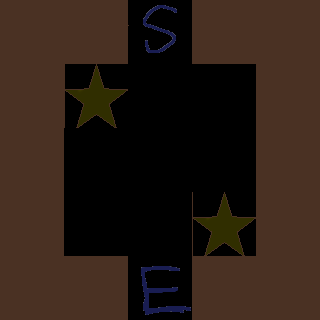

A 2D game scene composited from a Tiled map and its tileset images. What follows is a short description and the map's XML, with every tile layer's data as written:
An orthogonal 5x5 tile map with 64x64 px tiles, 2 tile layers (Tile Layer 1, Objects), 2 tilesets.

<map version="1.0" orientation="orthogonal" renderorder="right-down" width="5" height="5" tilewidth="64" tileheight="64" nextobjectid="1">
 <tileset firstgid="1" name="SinglePipeTileset" tilewidth="64" tileheight="64" tilecount="16" columns="4">
  <image source="SinglePipeTileset.png" width="256" height="256" />
 </tileset>
 <tileset firstgid="17" name="ObjectsTileSet" tilewidth="64" tileheight="64" tilecount="16" columns="4">
  <image source="ObjectsTileSet.png" width="256" height="256" />
 </tileset>
 <layer name="Tile Layer 1" width="5" height="5">
  <data>
   <tile gid="0" />
   <tile gid="0" />
   <tile gid="9" />
   <tile gid="0" />
   <tile gid="0" />
   <tile gid="0" />
   <tile gid="4" />
   <tile gid="14" />
   <tile gid="8" />
   <tile gid="0" />
   <tile gid="0" />
   <tile gid="7" />
   <tile gid="15" />
   <tile gid="12" />
   <tile gid="0" />
   <tile gid="0" />
   <tile gid="5" />
   <tile gid="11" />
   <tile gid="1" />
   <tile gid="0" />
   <tile gid="0" />
   <tile gid="0" />
   <tile gid="9" />
   <tile gid="0" />
   <tile gid="0" />
  </data>
 </layer>
 <layer name="Objects" width="5" height="5" opacity="0.4">
  <data>
   <tile gid="17" />
   <tile gid="17" />
   <tile gid="19" />
   <tile gid="17" />
   <tile gid="17" />
   <tile gid="17" />
   <tile gid="18" />
   <tile gid="0" />
   <tile gid="0" />
   <tile gid="17" />
   <tile gid="17" />
   <tile gid="0" />
   <tile gid="0" />
   <tile gid="0" />
   <tile gid="17" />
   <tile gid="17" />
   <tile gid="0" />
   <tile gid="0" />
   <tile gid="18" />
   <tile gid="17" />
   <tile gid="17" />
   <tile gid="17" />
   <tile gid="20" />
   <tile gid="17" />
   <tile gid="17" />
  </data>
 </layer>
</map>